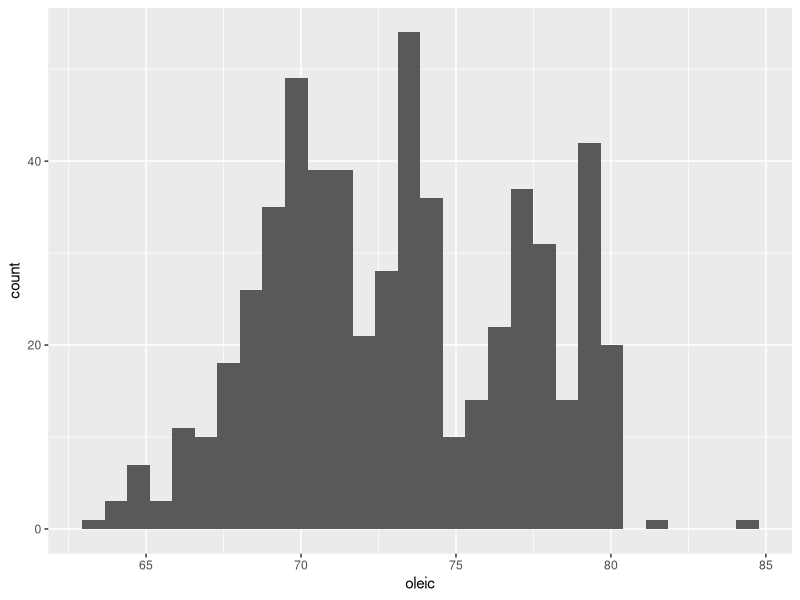
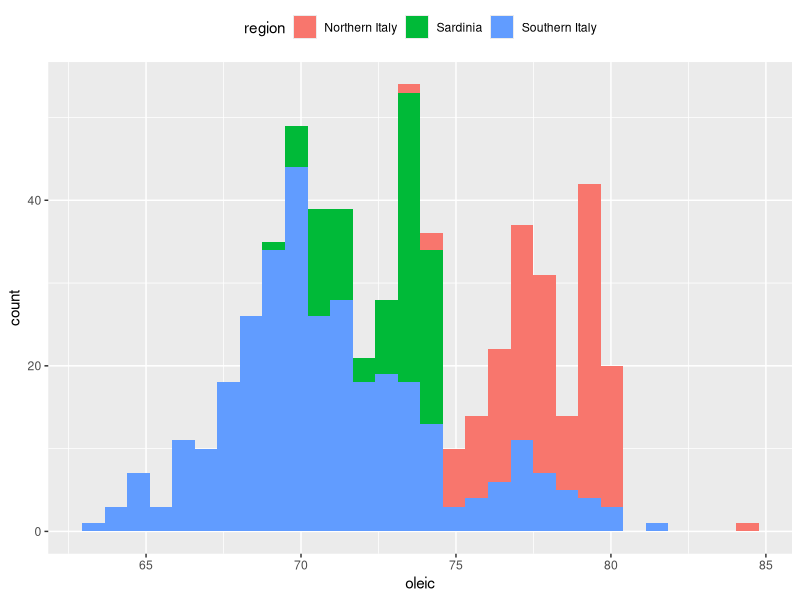
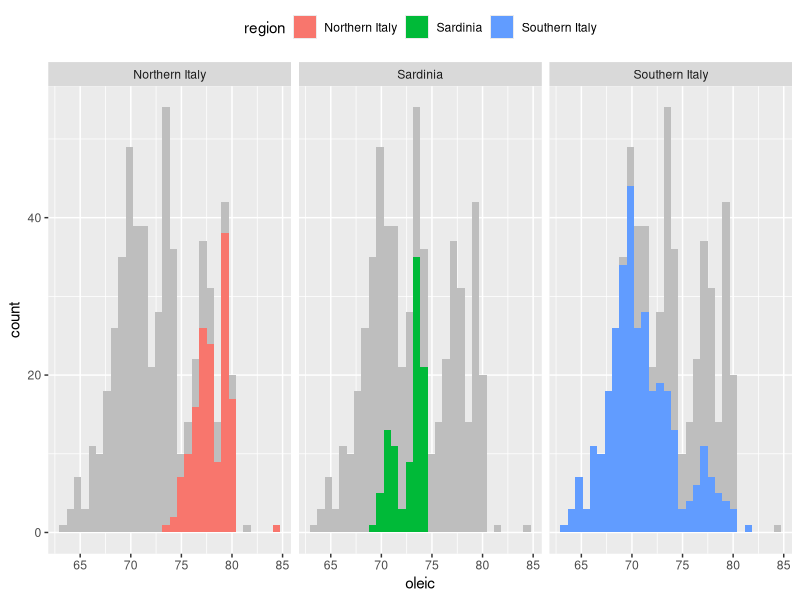
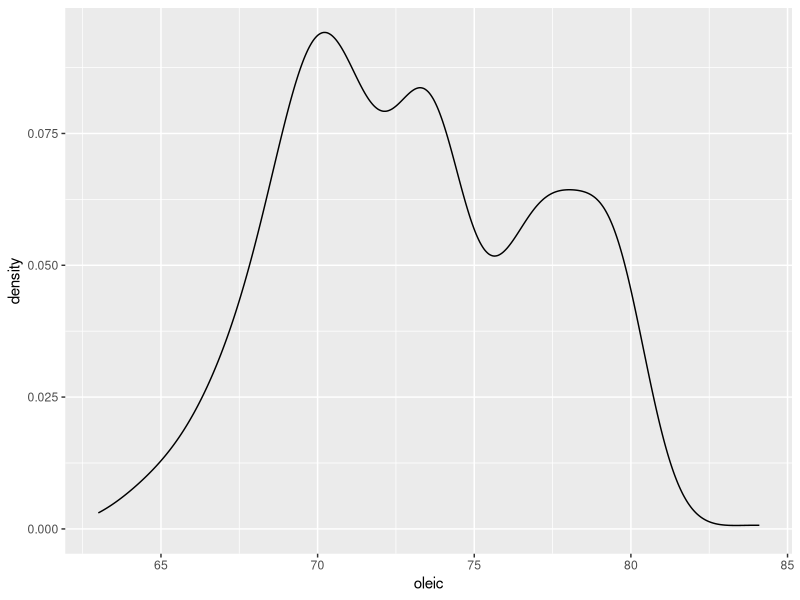
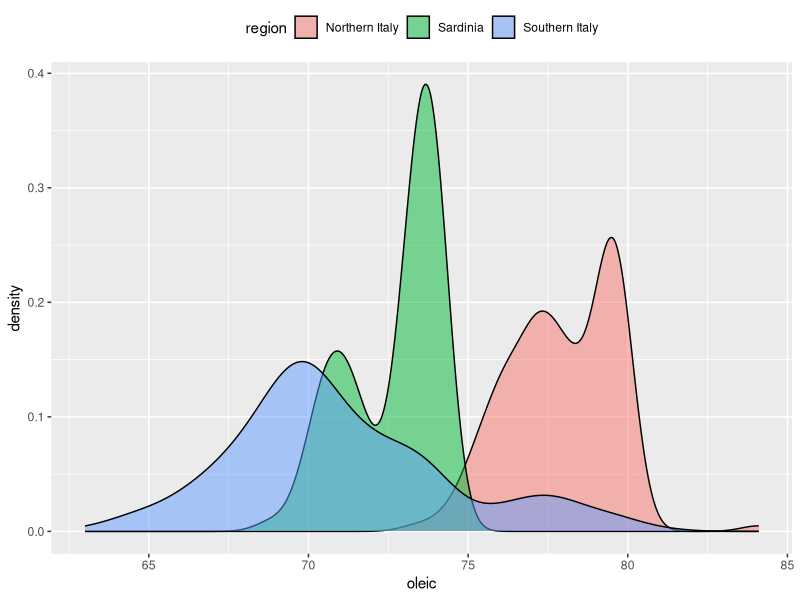
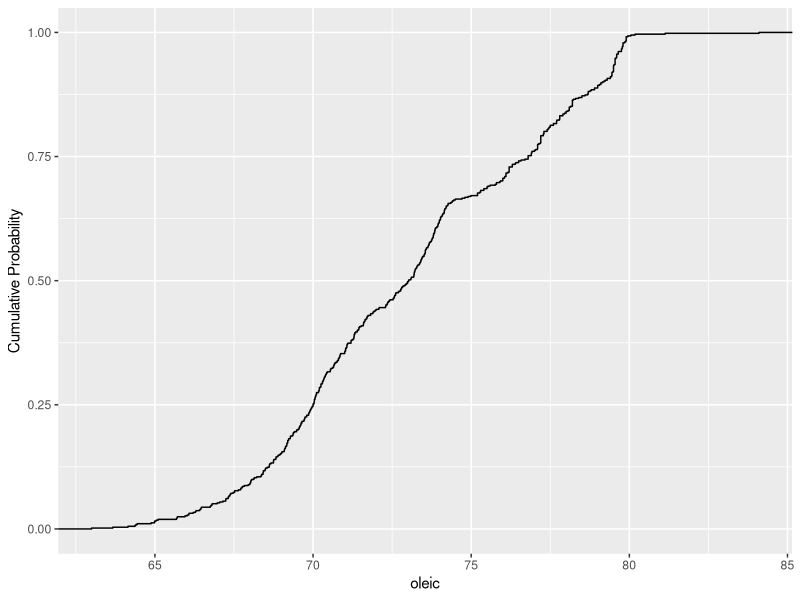
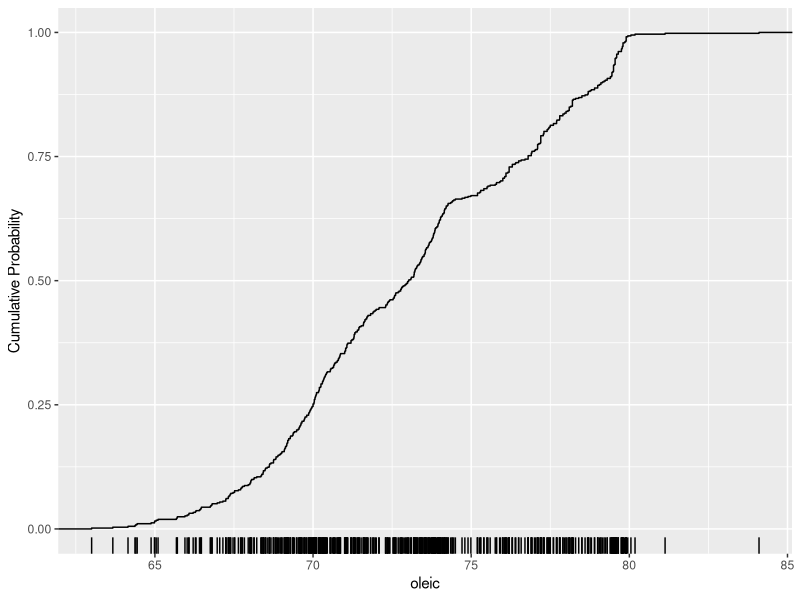
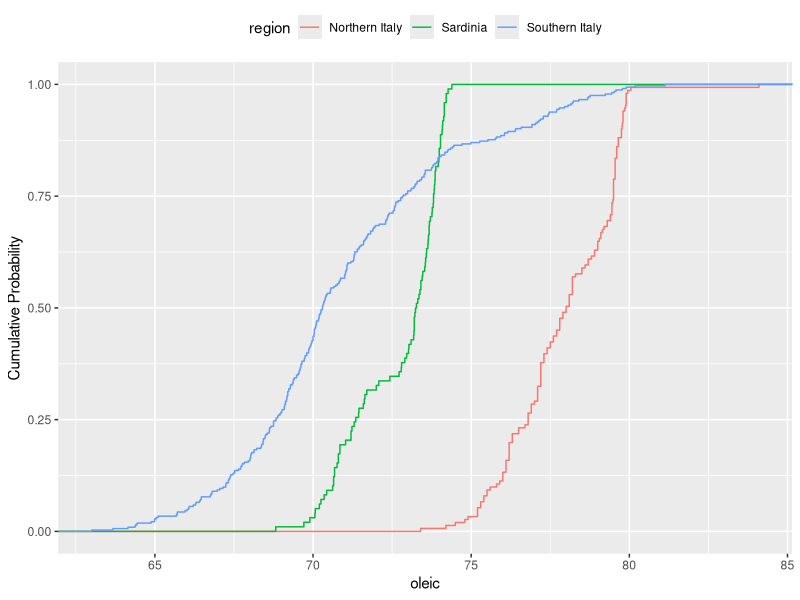

Write R code to recreate these figures, in order.
## ---- chunk 1
knitr::opts_chunk$set(cache=TRUE)
## ---- chunk 2
library(tidyverse)
library(dslabs)

dim(olive)

olive %>% 
  ggplot(aes(oleic)) + 
  geom_histogram()

olive %>% 
  ggplot(aes(oleic, fill = region)) + 
  geom_histogram() + 
  theme(legend.position = 'top')

# Or with facets
olive_bg <- olive %>% dplyr::select(-region)
olive %>% 
  ggplot(aes(oleic, fill = region)) + 
  geom_histogram(data = olive_bg, 
                 fill = 'grey') +
  geom_histogram() +
  facet_grid(. ~ region) +
  theme(legend.position = 'top')
## ---- chunk 3
olive %>% 
  ggplot(aes(oleic)) + 
  geom_density()

olive %>% 
  ggplot(aes(oleic, fill = region)) + 
  geom_density(alpha = 0.5) + 
  theme(legend.position = 'top')
## ---- chunk 4
olive %>% 
  ggplot(aes(oleic)) + 
  stat_ecdf() + 
  ylab("Cumulative Probability")

# You can add a "rug"
olive %>% 
  ggplot(aes(oleic)) + 
  stat_ecdf() + 
  geom_rug(sides = "b") + 
  ylab("Cumulative Probability")

olive %>% 
  ggplot(aes(oleic, colour = region)) + 
  stat_ecdf() + 
  ylab("Cumulative Probability") + 
  theme(legend.position = 'top')
## ---- chunk 5
olive %>% 
  ggplot(aes(y = oleic)) + 
  geom_boxplot(x = 0)

olive %>% 
  ggplot(aes(x = region, y = oleic)) + 
  geom_boxplot()

# Add all points on top of boxplots
# Note: need to remove outliers or you will get 
#       duplicates
olive %>% 
  ggplot(aes(x = region, y = oleic)) + 
  geom_boxplot(outlier.colour = NA) +
  geom_jitter(width = 0.25, height = 0)
